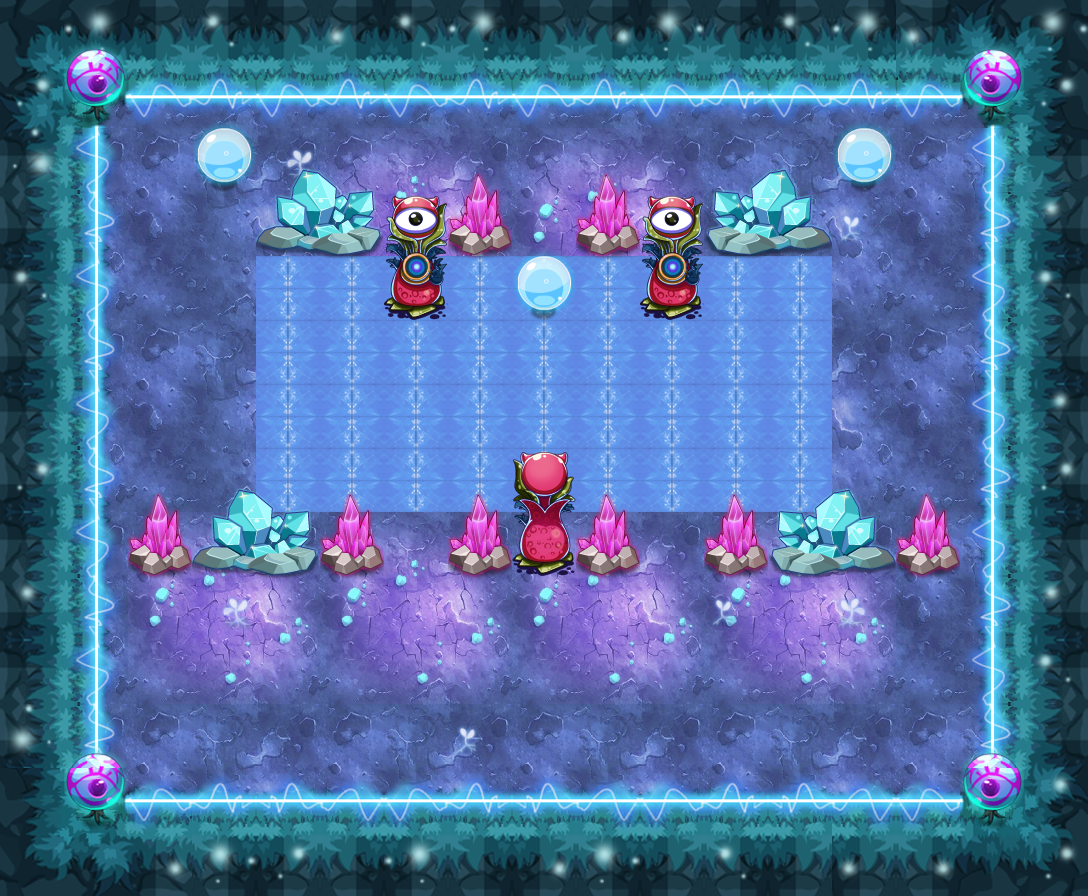

A level layout from a 2D game, rendered from its tile map. Below: a short description, then the map file with tile-grid data replaced by summaries:
An orthogonal 17x14 tile map with 64x64 px tiles, 11 tile layers (PASS, 块层 2, 块层 15, 块层 13, ...) and 24 objects (19x TRAP, 4x src3, PLAYER).

<map version="1.0" orientation="orthogonal" width="17" height="14" tilewidth="64" tileheight="64">
 <properties>
  <property name="DESTRY1" value="27" />
  <property name="DESTRY2" value="39" />
  <property name="DESTRY_COUNT" value="2" />
  <property name="EXP" value="1505" />
  <property name="ITEM" value="D060" />
  <property name="LOSE_SCRIPT" value="" />
  <property name="MONEY" value="2258" />
  <property name="START_SCRIPT" value="" />
  <property name="WIN_SCRIPT" value="" />
 </properties>
 <tileset firstgid="1" name="ysmg" tilewidth="64" tileheight="64">
  <image source="ysmg-hd.png" width="960" height="1070" />
 </tileset>
 <layer name="PASS" width="17" height="14">
  <data>[238 cells, 132 non-empty, 10 distinct tile ids]</data>
 </layer>
 <layer name="块层 2" width="17" height="14">
  <data>[238 cells, 238 non-empty, 27 distinct tile ids]</data>
 </layer>
 <layer name="块层 15" width="17" height="14">
  <data>[238 cells, 45 non-empty, 6 distinct tile ids]</data>
 </layer>
 <layer name="块层 13" width="17" height="14">
  <data>[238 cells, 52 non-empty, 6 distinct tile ids]</data>
 </layer>
 <layer name="块层 3" width="17" height="14">
  <data>[238 cells, 20 non-empty, 4 distinct tile ids]</data>
 </layer>
 <layer name="块层 6" width="17" height="14">
  <data>[238 cells, 22 non-empty, 6 distinct tile ids]</data>
 </layer>
 <layer name="SHELTER 11" width="17" height="14">
  <data>[238 cells, 2 non-empty, 1 distinct tile ids]</data>
 </layer>
 <layer name="SHELTER 7" width="17" height="14">
  <data>[238 cells, 11 non-empty, 4 distinct tile ids]</data>
 </layer>
 <layer name="SHELTER 3" width="17" height="14">
  <data>[238 cells, 3 non-empty, 2 distinct tile ids]</data>
 </layer>
 <layer name="SHELTER 2" width="17" height="14">
  <data>[238 cells, 6 non-empty, 3 distinct tile ids]</data>
 </layer>
 <layer name="SHELTER 1" width="17" height="14">
  <data>[238 cells, 2 non-empty, 1 distinct tile ids]</data>
 </layer>
 <objectgroup name="对象层 1" width="34" height="28">
  <object name="PLAYER" type="PLAYER" x="512" y="128" width="64" height="64" />
  <object name="src3" x="256" y="640" width="64" height="64">
   <properties>
    <property name="buff_type" value="ice_shell" />
    <property name="lua_ai" value="monster_src_ai" />
    <property name="quality" value="src3.quality" />
   </properties>
  </object>
  <object name="ice_road" type="TRAP" x="256" y="256" width="576" height="256">
   <properties>
    <property name="lua_ai" value="ice_road_ai" />
   </properties>
  </object>
  <object name="pg1" type="TRAP" x="320" y="448" width="64" height="64">
   <properties>
    <property name="trap_ani" value="poison_ground.actor" />
    <property name="trap_floor" value="true" />
    <property name="trap_script" value="target(&quot;PLAYER&quot;):onDamage(target(&quot;PLAYER&quot;):getHP()*0.1,&quot;TRAP&quot;);" />
    <property name="trap_start_mode" value="0" />
   </properties>
  </object>
  <object name="pg1" type="TRAP" x="448" y="448" width="64" height="64">
   <properties>
    <property name="trap_ani" value="poison_ground.actor" />
    <property name="trap_floor" value="true" />
    <property name="trap_script" value="target(&quot;PLAYER&quot;):onDamage(target(&quot;PLAYER&quot;):getHP()*0.1,&quot;TRAP&quot;);" />
    <property name="trap_start_mode" value="0" />
   </properties>
  </object>
  <object name="pg1" type="TRAP" x="576" y="448" width="64" height="64">
   <properties>
    <property name="trap_ani" value="poison_ground.actor" />
    <property name="trap_floor" value="true" />
    <property name="trap_script" value="target(&quot;PLAYER&quot;):onDamage(target(&quot;PLAYER&quot;):getHP()*0.1,&quot;TRAP&quot;);" />
    <property name="trap_start_mode" value="0" />
   </properties>
  </object>
  <object name="pg1" type="TRAP" x="704" y="448" width="64" height="64">
   <properties>
    <property name="trap_ani" value="poison_ground.actor" />
    <property name="trap_floor" value="true" />
    <property name="trap_script" value="target(&quot;PLAYER&quot;):onDamage(target(&quot;PLAYER&quot;):getHP()*0.1,&quot;TRAP&quot;);" />
    <property name="trap_start_mode" value="0" />
   </properties>
  </object>
  <object name="pg1" type="TRAP" x="448" y="320" width="64" height="64">
   <properties>
    <property name="trap_ani" value="poison_ground.actor" />
    <property name="trap_floor" value="true" />
    <property name="trap_script" value="target(&quot;PLAYER&quot;):onDamage(target(&quot;PLAYER&quot;):getHP()*0.1,&quot;TRAP&quot;);" />
    <property name="trap_start_mode" value="0" />
   </properties>
  </object>
  <object name="pg1" type="TRAP" x="704" y="320" width="64" height="64">
   <properties>
    <property name="trap_ani" value="poison_ground.actor" />
    <property name="trap_floor" value="true" />
    <property name="trap_script" value="target(&quot;PLAYER&quot;):onDamage(target(&quot;PLAYER&quot;):getHP()*0.1,&quot;TRAP&quot;);" />
    <property name="trap_start_mode" value="0" />
   </properties>
  </object>
  <object name="pg1" type="TRAP" x="320" y="320" width="64" height="64">
   <properties>
    <property name="trap_ani" value="poison_ground.actor" />
    <property name="trap_floor" value="true" />
    <property name="trap_script" value="target(&quot;PLAYER&quot;):onDamage(target(&quot;PLAYER&quot;):getHP()*0.1,&quot;TRAP&quot;);" />
    <property name="trap_start_mode" value="0" />
   </properties>
  </object>
  <object name="pg1" type="TRAP" x="576" y="320" width="64" height="64">
   <properties>
    <property name="trap_ani" value="poison_ground.actor" />
    <property name="trap_floor" value="true" />
    <property name="trap_script" value="target(&quot;PLAYER&quot;):onDamage(target(&quot;PLAYER&quot;):getHP()*0.1,&quot;TRAP&quot;);" />
    <property name="trap_start_mode" value="0" />
   </properties>
  </object>
  <object name="ice1" type="TRAP" x="384" y="256" width="64" height="256">
   <properties>
    <property name="trap_id" value="3" />
    <property name="trap_particle" value="trap_fire_down_up_4.plist" />
    <property name="trap_state" value="open" />
   </properties>
  </object>
  <object name="ice3" type="TRAP" x="640" y="256" width="64" height="256">
   <properties>
    <property name="trap_id" value="3" />
    <property name="trap_particle" value="trap_fire_down_up_4.plist" />
    <property name="trap_state" value="open" />
   </properties>
  </object>
  <object name="ice2" type="TRAP" x="512" y="320" width="64" height="192">
   <properties>
    <property name="trap_id" value="3" />
    <property name="trap_particle" value="trap_fire_up_3.plist" />
    <property name="trap_state" value="open" />
   </properties>
  </object>
  <object name="src3" x="768" y="640" width="64" height="64">
   <properties>
    <property name="buff_type" value="ice_shell" />
    <property name="lua_ai" value="monster_src_ai" />
    <property name="quality" value="src3.quality" />
   </properties>
  </object>
  <object name="src3" x="192" y="384" width="64" height="64">
   <properties>
    <property name="buff_type" value="ice_shell" />
    <property name="lua_ai" value="monster_src_ai" />
    <property name="quality" value="src3.quality" />
   </properties>
  </object>
  <object name="src3" x="832" y="384" width="64" height="64">
   <properties>
    <property name="buff_type" value="ice_shell" />
    <property name="lua_ai" value="monster_src_ai" />
    <property name="quality" value="src3.quality" />
   </properties>
  </object>
  <object name="bh1" type="TRAP" x="512" y="640" width="64" height="64">
   <properties>
    <property name="trap_ani" value="black_hole.actor" />
    <property name="trap_floor" value="true" />
    <property name="trap_id" value="2" />
    <property name="trap_sh" value="0.1" />
    <property name="trap_sw" value="0.1" />
   </properties>
  </object>
  </objectgroup>
</map>
<!-- 6 of 24 objects omitted -->
